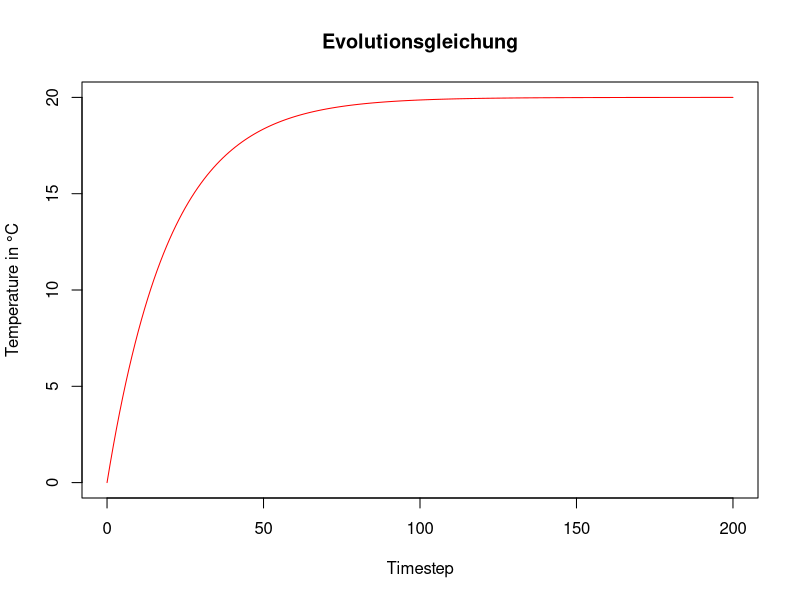

R code for this plot:
input = read.table("Evolutionsgleichung.txt", sep=";")
pdf("Evolutionsgleichung.pdf")
time = input$V1
temp = input$V2
plot(time,temp, type='l', col="red",
main = "Evolutionsgleichung",
xlab = "Timestep",
ylab = "Temperature in °C")

dev.off()
q()
